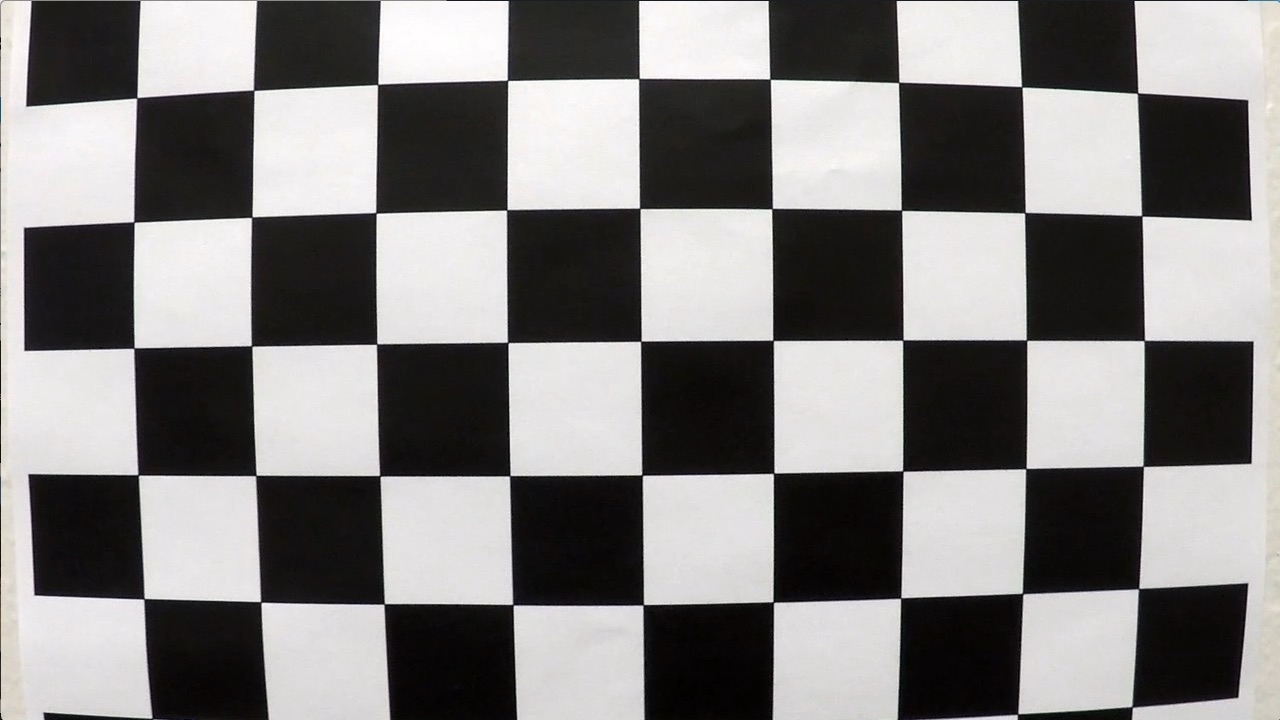
#> input picture camera_cal/calibration1.jpg, 1280 x 720 px; the run also reads 1 picture not shown here
$ jupyter execute --allow-errors advLaneFinding.ipynb   (shell and % lines are left out)   (older library calls are emulated)
#> lines starting #> are read from the running program, lines starting #| are printed output that depends on the picture; after the words box and inside, x2 and y2 are one past the last pixel; in counts of white or black regions, pixels touching at a corner belong together
### calibrate.py
import pickle
import cv2
import numpy as np
import glob
import matplotlib.pyplot as plt
import matplotlib.image as mpimg

NY = 6 # Num of corners in the y direction
NX = 9 # Num of corners in the x direction

CAL_IMG_PATH = 'camera_cal/calibration*.jpg'
SAVE_PATH = './presets/calibrate.p'

OFFSET = 260
# Corner coordinates picked from "./test_images/straigt_lines1.jpg"
CORNERS = np.float32([[190,720],[600,447],[685,447],[1125,720]])
# CORNERS = np.float32([[190,720],[585,455],[700,455],[1130,720]])

def calibrate_camera(save_file=False, cal_img_path=CAL_IMG_PATH, save_path=SAVE_PATH):
    """
    Create and save distortion coefficients for calibrating the camera
    Implementation models after the code from the Lesson 15
    in section `Calibrating Your Camera` of Udacity's CarND
    """
#> called with save_file = True, cal_img_path = 'camera_cal/calibration*.jpg', save_path = './presets/calibrate.p'
    objpoints = [] # 3d points in real world space
    imgpoints = [] # 2d points in image space

    # prepare object points, like (0,0,0), (1,0,0), (2,0,0) ...
    objp = np.zeros((NY * NX, 3), np.float32)
    objp[:,:2] = np.mgrid[0:NX, 0:NY].T.reshape(-1,2)

    images = glob.glob(cal_img_path)

    for fname in images:
        img = mpimg.imread(fname)
#> img is the input picture: shape (720, 1280, 3); mean R, G, B 130.1, 128.4, 127.8
        gray = cv2.cvtColor(img, cv2.COLOR_RGB2GRAY)
        # Find the chessboard corners
        ret, corners = cv2.findChessboardCorners(gray, (NX, NY), None)
#> ret = False; corners = None

        # If found, add object points, image points
        if ret == True:
            objpoints.append(objp)
            imgpoints.append(corners)

    # Do camera calibration given object points and image points
    _, mtx, dist, _, _ = cv2.calibrateCamera(objpoints, imgpoints, img.shape[0:2], None, None)

    if save_file:
        # Save the camera calibration
        print("Save result to", save_path)
        result_pickle = {}
        result_pickle["mtx"] = mtx
        result_pickle["dist"] = dist
        pickle.dump(result_pickle, open(save_path, "wb" ))

    return mtx, dist

def undistort(img, mtx, dist):
    return cv2.undistort(img, mtx, dist, None, mtx)

def bird_eye_view(img, offset=OFFSET, corners=CORNERS):
    img_size = (img.shape[1], img.shape[0])
    src = np.float32(corners)
                      # from Bot-left, clockwise
    dst = np.float32([[corners[0][0] + offset, corners[0][1]],
                      [corners[0][0] + offset, 0],
                      [corners[3][0] - offset, 0],
                      [corners[3][0] - offset, corners[3][1]]])

    M = cv2.getPerspectiveTransform(src, dst)
    Minv = cv2.getPerspectiveTransform(dst, src)
    warped = cv2.warpPerspective(img, M, img_size , flags=cv2.INTER_LINEAR)
    return warped, M, Minv

### imgfilter.py
"""
Capture Lane Lines by Combining Different Gradient Thresholds
"""
import numpy as np
import cv2
import matplotlib.pyplot as plt
import matplotlib.image as mpimg

KERNEL = 17
GRAD_X_MAX = 255
GRAD_X_MIN = 30
GRAD_Y_MAX = 255
GRAD_Y_MIN = 30
MAG_MAX = 150
MAG_MIN = 50
DIR_MAX = np.pi/3
DIR_MIN = 0
S_MIN = 100
S_MAX = 255
V_MIN = 200
V_MAX = 255

def mag_thresh(img, sobel_kernel=3, thresh=(0, 255)):
    # Calculate gradient magnitude
    gray = cv2.cvtColor(img, cv2.COLOR_RGB2GRAY)
    sobelx = cv2.Sobel(gray, cv2.CV_64F, 1, 0, ksize=sobel_kernel)
    sobely = cv2.Sobel(gray, cv2.CV_64F, 0, 1, ksize=sobel_kernel)
    gradmag = np.sqrt(sobelx**2 + sobely**2)
    scale_factor = np.max(gradmag)/255
    gradmag = (gradmag/scale_factor).astype(np.uint8)
    mag_binary = np.zeros_like(gradmag)
    mag_binary[(gradmag >= thresh[0]) & (gradmag <= thresh[1])] = 1
    return mag_binary

def abs_sobel_thresh(img, orient='x', sobel_kernel=3, thresh=(0, 255)):
    # Calculate directional gradient
    gray = cv2.cvtColor(img, cv2.COLOR_RGB2GRAY)
    sobel = cv2.Sobel(gray, cv2.CV_64F, int(orient == 'x'), int(orient != 'x'))
    abs_sobel = np.absolute(sobel)
    scaled_sobel = np.uint8(255*abs_sobel/np.max(abs_sobel))
    grad_mask = np.zeros_like(scaled_sobel)
    grad_mask[(scaled_sobel >= thresh[0]) & (scaled_sobel <= thresh[1])] = 1
    return grad_mask

def dir_threshold(img, sobel_kernel=3, thresh=(0, np.pi/2)):
    # Calculate gradient direction
    gray = cv2.cvtColor(img, cv2.COLOR_RGB2GRAY)
    sobelx = cv2.Sobel(gray, cv2.CV_64F, 1, 0, ksize=sobel_kernel)
    sobely = cv2.Sobel(gray, cv2.CV_64F, 0, 1, ksize=sobel_kernel)
    # 3) Take the absolute value of the x and y gradients
    # 4) Use np.arctan2(abs_sobely, abs_sobelx) to calculate the direction of the gradient
    gradDirect = np.arctan2(np.absolute(sobely), np.absolute(sobelx))
    # 5) Create a binary mask where direction thresholds are met
    dir_mask = np.zeros_like(gradDirect)
    # 6) Return this mask as your binary_output image
    dir_mask[(thresh[0] < gradDirect) & (gradDirect < thresh[1])] = 1
    return dir_mask

# Thresholds the S-channel of HLS
def s_thresh(img, thresh=(0, 255)):
    hls = cv2.cvtColor(img, cv2.COLOR_RGB2HLS)
    s_channel = hls[:,:,2]
    s_mask = np.zeros_like(s_channel)
    s_mask[(s_channel > thresh[0]) & (s_channel <= thresh[1])] = 1
    return s_mask

# Thresholds the V-channel of HSV
def v_thresh(img, thresh=(0, 255)):
    hls = cv2.cvtColor(img, cv2.COLOR_RGB2HSV)
    v_channel = hls[:,:,2]
    v_mask = np.zeros_like(v_channel)
    v_mask[(v_channel > thresh[0]) & (v_channel <= thresh[1])] = 1
    return v_mask

def binarize(image, kernel=KERNEL, x_thresh=(GRAD_X_MIN, GRAD_X_MAX),
             y_thresh=(GRAD_Y_MIN, GRAD_Y_MAX), magni_thresh=(MAG_MIN, MAG_MAX),
             dir_thresh=(DIR_MIN, DIR_MAX), sat_thresh=(S_MIN, S_MAX),
             val_thresh=(V_MIN, V_MAX)):

    # Apply each of the thresholding functions
    gradx = abs_sobel_thresh(image, orient='x', sobel_kernel=KERNEL, thresh=x_thresh)
    grady = abs_sobel_thresh(image, orient='y', sobel_kernel=KERNEL, thresh=y_thresh)
    mag_binary = mag_thresh(image, sobel_kernel=KERNEL, thresh=magni_thresh)
    dir_binary = dir_threshold(image, sobel_kernel=KERNEL, thresh=dir_thresh)
    sat_binary = s_thresh(image, thresh=sat_thresh)
    val_binary = v_thresh(image, thresh=val_thresh)

    grad_binary = np.zeros_like(mag_binary)
    grad_binary[ ((gradx == 1) & (grady == 1)) |
                 ((mag_binary == 1) & (dir_binary == 1))] = 1

    # Combining thresholds
    combined = np.zeros_like(mag_binary)
    combined[ (grad_binary == 1) | (sat_binary == 1) & (val_binary == 1) ] = 1

    # hightlight contributions from each channel
    channels = 255*np.dstack((grad_binary, sat_binary, val_binary)).astype('uint8')
    return combined, channels

### advLaneFind.py
from imgfilter import binarize
from calibrate import *
from laneCapture import *
from line import Line
from cv2 import putText, FONT_HERSHEY_DUPLEX

COEF_PATH = "./presets/calibrate.p"

dist_pickle = pickle.load(open(COEF_PATH, "rb"))
mtx = dist_pickle["mtx"]
dist = dist_pickle["dist"]

# [8 lines left out: function write_info_on_img, not called in this run]

def find_lane(img, mtx, dist, line):
    undist = undistort(img, mtx, dist)
    binary, _ = binarize(undist)
    warped, _, Minv = bird_eye_view(binary)
    left_fit, right_fit, _ = sliding_win_fit(warped)
    result = draw_lane(img, warped, Minv, left_fit, right_fit)
    dist_from_center = get_dist_from_center(warped, left_fit, right_fit)
    left_curv, right_curv = get_curvature(warped, left_fit, right_fit)

    return write_info_on_img(result, left_curv, right_curv, dist_from_center)

### advLaneFinding.ipynb
# Step 1: Camera Calibration

[cell 1]
from calibrate import calibrate_camera

#> (the rest of this cell did not finish here and is left out)

[cell 2]
# Load presets and undistort image
import pickle
import cv2
import matplotlib.pyplot as plt
from calibrate import undistort


def compare_img(orig, new, orig_title, new_title, orig_gray=False, new_gray=False):
    f, (ax1, ax2) = plt.subplots(1, 2, figsize=(15, 5))
    f.tight_layout()
    if orig_gray:
        ax1.imshow(orig, cmap='gray')
    else:
        ax1.imshow(orig)
    ax1.set_title(orig_title, fontsize=25)
    if new_gray:
        ax2.imshow(new, cmap='gray')
    else:
        ax2.imshow(new)
    ax2.set_title(new_title, fontsize=25)
    plt.subplots_adjust(left=0., right=1, top=0.9, bottom=0.)

TEST_IMG_PATH = "./camera_cal/calibration1.jpg"

dist_pickle = pickle.load(open("./presets/calibrate.p", "rb"))
#> (reads presets/calibrate.p from the repository)
mtx = dist_pickle["mtx"]
dist = dist_pickle["dist"]

orig_img = cv2.imread(TEST_IMG_PATH)
undist_img = undistort(orig_img, mtx, dist)

compare_img(orig_img, undist_img, 'Original Image', 'Undistorted Image')

[cell 3]
# Undistort road image
TEST_IMG_PATH = "./test_images/test1.jpg"

orig_img = cv2.imread(TEST_IMG_PATH)
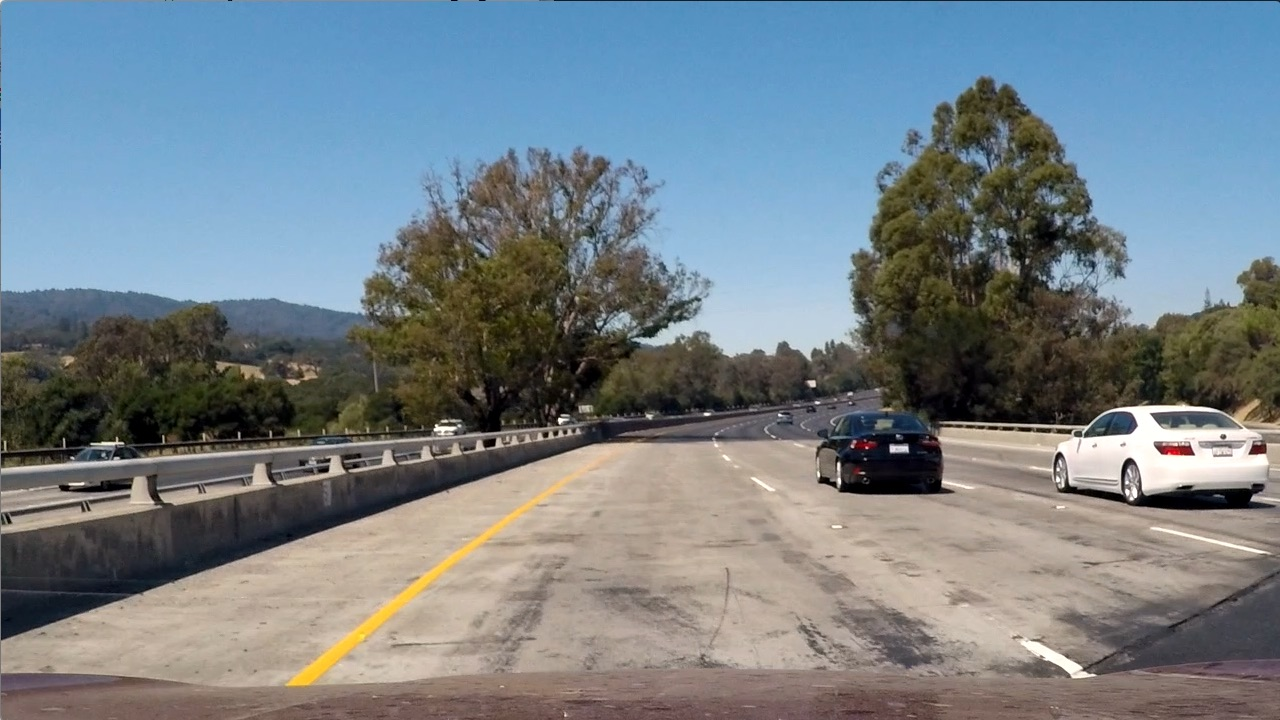
#> input picture test_images/test1.jpg, 1280 x 720 px
#> orig_img is the input picture: shape (720, 1280, 3); mean B, G, R 135.5, 128.7, 117.5
# Convert to RGB space
orig_img = cv2.cvtColor(orig_img, cv2.COLOR_BGR2RGB)
undist_img = undistort(orig_img, mtx, dist)

compare_img(orig_img, undist_img, 'Original Image', 'Undistorted Image')

# Step 2: Apply Gradient and Color Threshold to Isolate Lane Marks

[cell 4]
import matplotlib.image as mpimg
import matplotlib.pyplot as plt
import imgfilter
import numpy as np

TEST_IMG_PATH = "./test_images/test1.jpg"
orig_img = mpimg.imread(TEST_IMG_PATH)

binarized, channels = imgfilter.binarize(orig_img,
                                  kernel=17,
                                  x_thresh=(30, 255), y_thresh=(30, 255),
                                  magni_thresh=(50, 150), dir_thresh=(0, np.pi/3),
                                  sat_thresh=(100, 255), val_thresh=(200, 255))
#> in binarize, `gradx = abs_sobel_thresh(image, orient='x', sobel_kernel=KERNEL, thres..`:
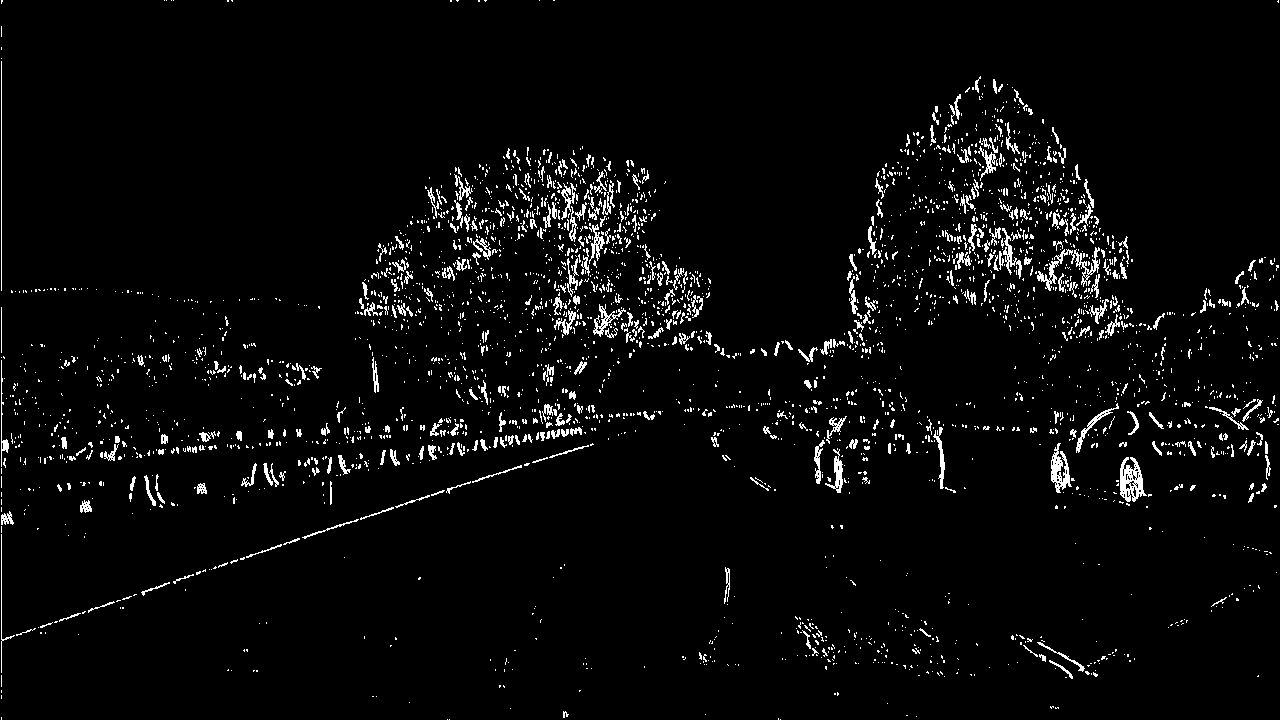
#> gradx: shape (720, 1280); values 0 (black) and 1 (white), 3.7% white in thin lines or dots
#> in mag_thresh, `scale_factor = np.max(gradmag)/255`: scale_factor = 361391670.4
#> binarized: shape (720, 1280); values 0 (black) and 1 (white), 28.2% white; 2191 white regions (1863 under 20 px), largest, box (x1, y1, x2, y2) and area: (1, 17, 1280, 346) 217177, (1029, 398, 1270, 503) 9220, (285, 446, 622, 686) 5678

# compare_img(binarized, channels, 'Binarized Image', 'Contributions from Every Channel', orig_gray=True)
f, (ax1, ax2, ax3) = plt.subplots(1, 3, figsize=(15, 5))
f.tight_layout()
ax1.imshow(orig_img)
ax1.set_title("Original Image", fontsize=25)
ax2.imshow(binarized, cmap='gray')
ax2.set_title("Binarized Image", fontsize=25)
ax3.imshow(channels)
ax3.set_title("Contributions from Diff Channels", fontsize=25)
plt.subplots_adjust(left=0., right=1, top=0.9, bottom=0.)

# Step 3:  Apply Perspective Transform

[cell 5]
from calibrate import bird_eye_view

TEST_IMG_PATH = "./test_images/straight_lines2.jpg"
orig_img = mpimg.imread(TEST_IMG_PATH)
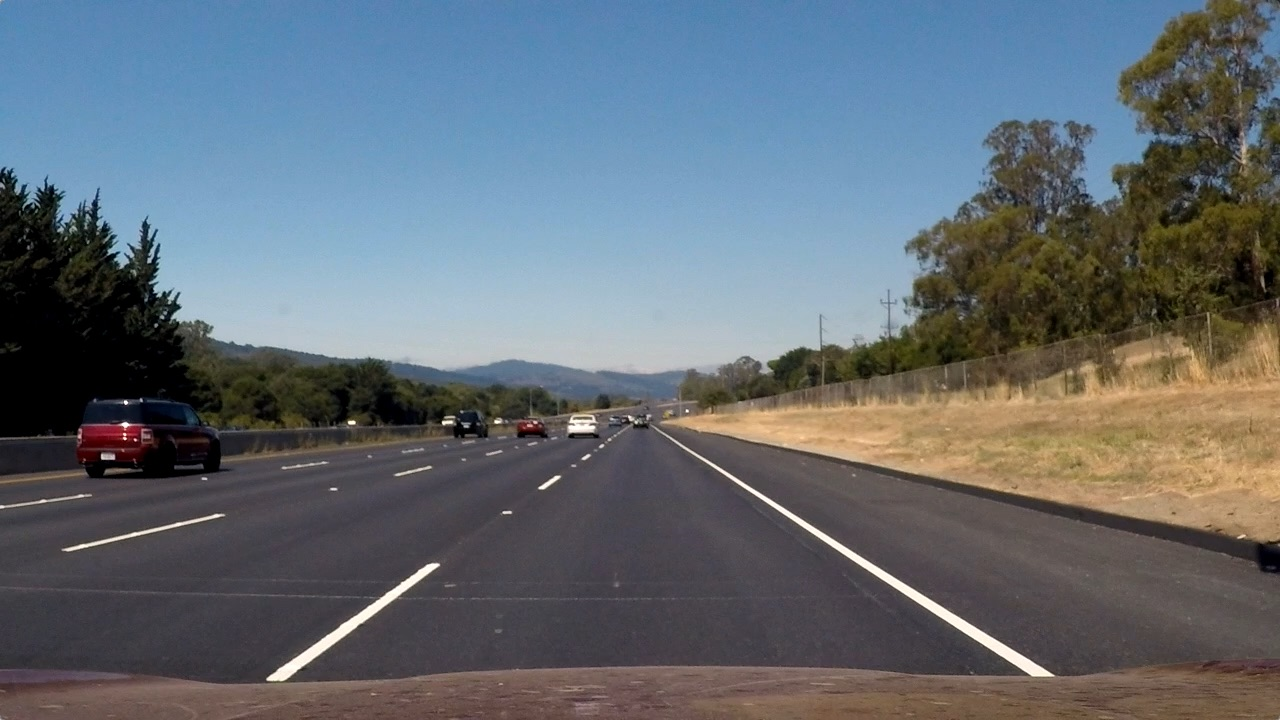
#> input picture test_images/straight_lines2.jpg, 1280 x 720 px
#> orig_img is the input picture: shape (720, 1280, 3); mean R, G, B 99.4, 107.7, 115.1

offset = 260
corners = np.float32([[190,720],[585,455],[700,455],[1130,720]])
dst = np.float32([[corners[0][0] + offset, corners[0][1]],
                      [corners[0][0] + offset, 0],
                      [corners[3][0] - offset, 0],
                      [corners[3][0] - offset, corners[3][1]]])

warped_img, _, _ = bird_eye_view(orig_img)
#> in bird_eye_view, `src = np.float32(corners)`: src = [[190, 720], [600, 447], [685, 447], [1125, 720]]
#> in bird_eye_view, `dst = np.float32([[corners[0][0] + offset, corners[0][1]], [corners[0]..`: dst = [[450, 720], [450, 0], [865, 0], [865, 720]]
#> in bird_eye_view, `M = cv2.getPerspectiveTransform(src, dst)`: M = [[-0.318, -1.55, 853.7], [1.01e-15, -1.89, 843.5], [1.18e-18, -0.00238, 1]]
#> in bird_eye_view, `Minv = cv2.getPerspectiveTransform(dst, src)`: Minv = [[0.205, -0.809, 507.8], [8.99e-17, -0.53, 447], [2.01e-19, -0.00126, 1]]
#> in bird_eye_view, `warped = cv2.warpPerspective(img, M, img_size , flags=cv2.INTER_LINEAR)`:
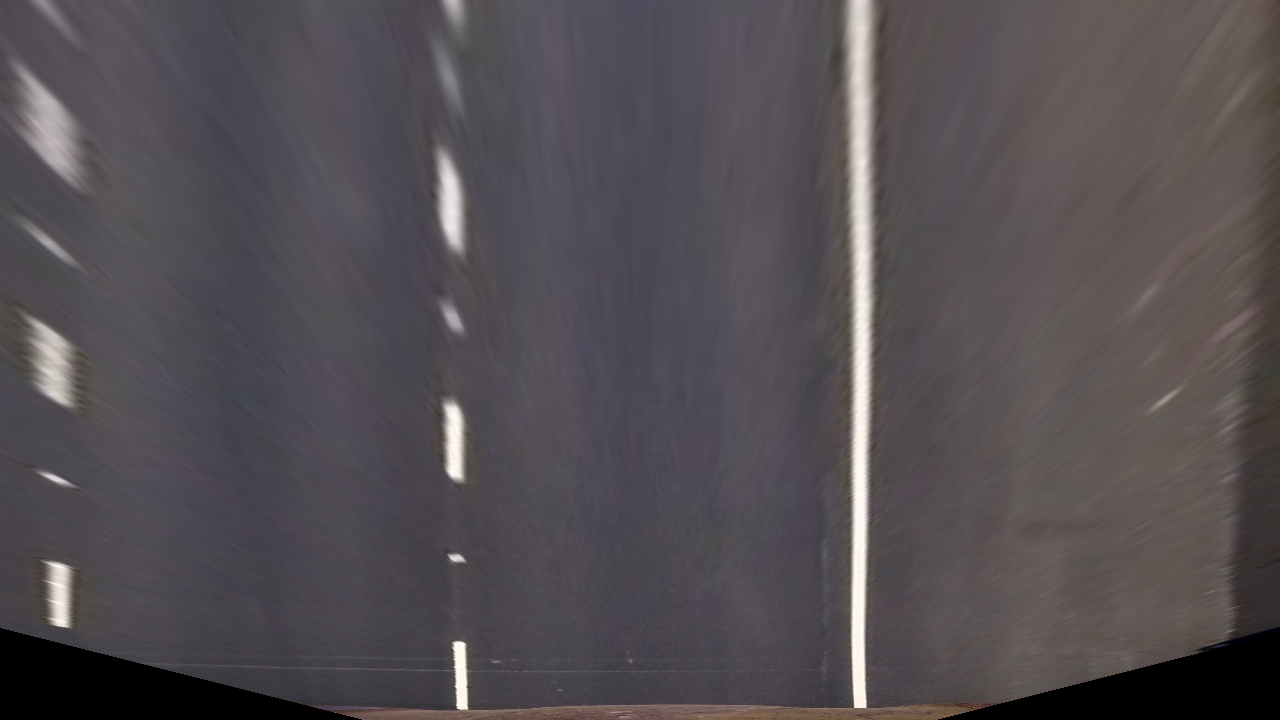
#> warped: shape (720, 1280, 3); mean R, G, B 83.5, 78.2, 82.4
#                               , offset, corners)

f, (ax1, ax2) = plt.subplots(1, 2, figsize=(15, 5))
f.tight_layout()
x = [corners[0][0],corners[1][0],corners[2][0],corners[3][0],corners[0][0]]
y = [corners[0][1],corners[1][1],corners[2][1],corners[3][1],corners[0][1]]
ax1.plot(x, y, color='red', alpha=0.4, linewidth=3, solid_capstyle='round', zorder=2)
ax1.imshow(orig_img)
ax1.set_title('Original Image', fontsize=25)
x = [dst[0][0],dst[1][0],dst[2][0],dst[3][0],dst[0][0]]
y = [dst[0][1],dst[1][1],dst[2][1],dst[3][1],dst[0][1]]
ax2.plot(x, y, color='red', alpha=0.4, linewidth=3, solid_capstyle='round', zorder=2)
ax2.imshow(warped_img)
ax2.set_title('Warped Image', fontsize=25)
plt.subplots_adjust(left=0., right=1, top=0.9, bottom=0.)
#> (the rest of the program and of its run is left out)
